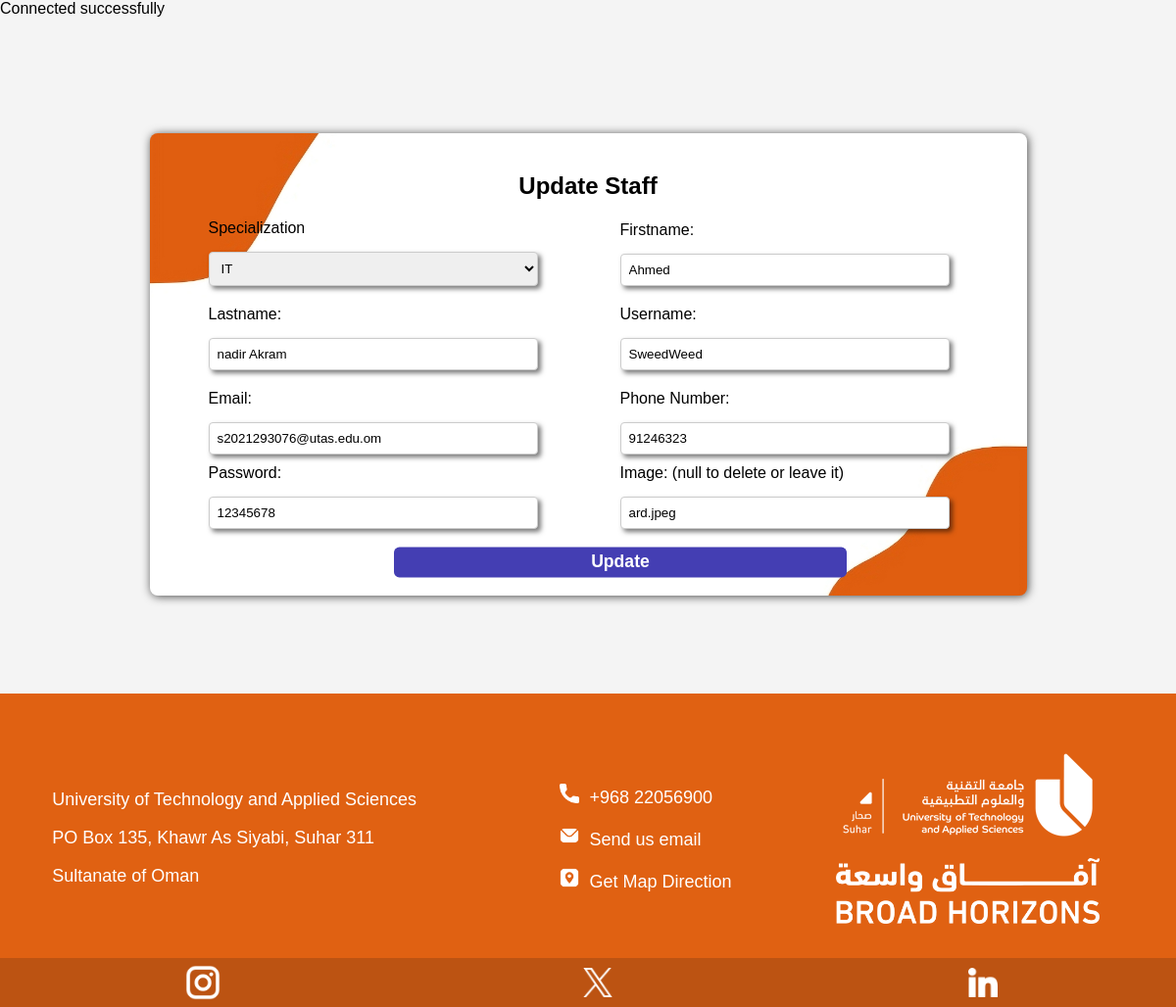
The app's page /adminstaffupdate.php?StID=1 with its own data.
### tables this page shows
CREATE TABLE `staff` (
  `StID` int(11) NOT NULL,
  `STName` varchar(255) NOT NULL,
  `STUsername` varchar(100) NOT NULL,
  `STEmail` varchar(255) NOT NULL,
  `STphone` int(8) NOT NULL,
  `STPassword` varchar(255) NOT NULL,
  `STmajor` varchar(11) NOT NULL,
  `STimg` varchar(1000) DEFAULT NULL
);

### adminstaffupdate.php (the view, shortened to what this page needs)
<?php
include 'dbconnection.php';
if(!empty($_GET['StID'])){
    $StID=$_GET['StID'];
    $sql="SELECT * FROM staff where StID='".$StID."' ;";
    $result=$conn->query($sql);
    $row=$result->fetch(PDO::FETCH_ASSOC);
    $name=$row['STName'];
    $username=$row['STUsername'];
    $email=$row['STEmail'];
    $phone=$row['STphone'];
    $password=$row['STPassword'];
    $img=$row['STimg'];
    $words = explode(' ', $name);
    $firstname = $words[0];
    $lastname = implode(' ', array_slice($words, 1));
}
?>
<!DOCTYPE html>
<html lang="en">
<head>
    <link rel="stylesheet" href="update-info.css">
    <link href="https://unpkg.com/aos@2.3.1/dist/aos.css" rel="stylesheet">
</head>
<body>
    <div class="register-container" data-aos="fade-up" data-aos-duration="800">
        <h2>Update Staff</h2>
        <form method="get">
            <div class="input-group">
                <label for="userSpecialization">Specialization</label>
                <select name="userSpecialization">
                    <option value="IT">IT</option>
                </select>
            </div>
            <div class="input-group">
                <label for="firstname">Firstname:</label>
                <input type="text" name="firstname" value="<?php if( isset($firstname) ) echo $firstname; ?>" required>
            </div>
            <div class="input-group">
                <label for="lastname">Lastname:</label>
                <input type="text" name="lastname" value="<?php if(isset( $lastname )) echo $lastname; ?>" required>
            </div>
            <div class="input-group">
                <label for="username">Username:</label>
                <input type="text" id="username" name="username" value="<?php if(isset($username)) echo $username; ?>" readonly>
            </div>
            <div class="input-group">
                <label for="email">Email:</label>
                <input type="email" id="email" name="email" value="<?php if( isset($email) ) echo $email; ?>" required>
                <label for="password">Password:</label>
                <input type="text" id="password" name="password" value="<?php if( isset($password) ) echo $password; ?>" required>
            </div>
            <div class="input-group">
                <label for="phone">Phone Number:</label>
                <input type="text" name="phone" value="<?php   if( isset($phone) ) echo $phone; ?>" required>
                <label for="img">Image: (null to delete or leave it)</label>
                <input type="text" pattern="^$|<?php if( isset($img) ) echo $img; ?>" name="img" value="<?php   if( isset($img) ) echo $img; ?>">
            </div>
            <button type="submit" class="but" name="update">Update</button>
        </form>
    </div>
    <footer>
        <div class="fotcont">
            <div class="fotcontt">
                <p>University of Technology and Applied Sciences</p>
                <p>PO Box 135, Khawr As Siyabi, Suhar 311</p>
                <p>Sultanate of Oman</p>
            </div>
            <div class="fotcontt">
                <ul class="fcoimg"><img src="img/call.png" width="20px" >&nbsp; +968 22056900</ul>
                <ul class="fcoimg"><img src="img/mail (1).png" width="20px">&nbsp; Send us email</ul>
                <ul class="fcoimg"><img src="img/pin.png" width="20px">&nbsp; Get Map Direction</ul>
            </div>
            <div class="fotcontt1">
                <img class="px" src="img/sohar-white.png"><br><br>
                <img class="px" src="img/broad-white.png">
            </div>
        </div>
        <div>
        <div class="foco">
            <img src="img/instagram (2).png" alt="insta" width="50px">
            <img src="img/twitter.png" alt="X" width="30px">
            <img src="img/linkedin-big-logo.png" alt="linkedin" width="30px">
        </div>
    </div>
    </footer>
</body>
</html>

### update-info.css (style rules this page uses)
body { font-family: Verdana, Geneva, Tahoma, sans-serif; background-color: #f4f4f4; margin: 0; padding: 0; }
.register-container { width: 70%; display: flex; flex-direction: column; align-items: center; margin: 100px auto; background-color: #fff; padding: 20px 35px 20px 20px; border-radius: 8px; box-shadow: 1px 1px 10px rgba(0, 0, 0, 0.7); background-image: url(img/blob-orange-transformed.png); background-repeat: no-repeat; background-size: cover; background-position: center; }
.register-container form { width: 100%; display: flex; flex-direction: row; align-items: flex-end; justify-content: center; flex-wrap: wrap; margin: 0px auto; margin-left: 2.5rem; }
.input-group { margin-bottom: 10px; width: 50%; }
label { display: block; margin-bottom: 5px; }
input[type="text"], input[type="email"], input[type="password"], select { width: 80%; padding: 8px; border: 1px solid #ccc; border-radius: 4px; margin: 10px auto; box-shadow: 3px 3px 5px rgba(0, 0, 0, 0.526); }
.px { max-width: 269px; }
h2 { text-align: center; margin-bottom: 20px; padding-left: 15px; }
button { width: 50%; padding: 10px; background-color: #007bff; color: #fff; border: none; border-radius: 4px; cursor: pointer; transition: background-color 0.3s; }
.but { padding: 5px 25px; font-size: 1rem; color: #fff; font-weight: 600; transition: all .2s; position: relative; border: none; border-radius: 5px; background: #443eb3; transform: scale(1.1); }
.but:before,.but:after { content: ""; position: absolute; top: 50%; background: #e76e22; height: 108%; width: 0; z-index: -1; transition: all .35s; transform: translateY(-50%); }
.but:before { left: 0%; border-radius: 0px 5px 5px 0px; }
.but:after { right: 0%; border-radius: 5px 0px 0px 5px; }

### adminstaffupdate.php (style rules this page uses)
.but { padding: 5px 25px; font-size: 1rem; color: #fff; font-weight: 600; transition: all .2s; position: relative; border: none; border-radius: 5px; background: #443eb3; transform: scale(1.1); }
.but:before,.but:after { content: ""; position: absolute; top: 50%; background: #e76e22; height: 108%; width: 0; z-index: -1; transition: all .35s; transform: translateY(-50%); }
.but:before { left: 0%; border-radius: 0px 5px 5px 0px; }
.but:after { right: 0%; border-radius: 5px 0px 0px 5px; }
.px { max-width: 269px; }
footer { margin-top: 100px; color: white; display: flex; justify-content: center; flex-direction: column; background-color: #e06112; padding: 5% 0% 0% 0%; }
.fotcont { font-size: large; color: white; display: flex; justify-content: space-around; align-items: center; margin-bottom: 25px; margin-right: 25px; }
.fotcontt { color: white; }
.fotcontt1 { max-width: 269px; }
.foco { width: 100%; background-color: #bc5312; color: white; display: flex; box-sizing: border-box; justify-content: space-around; align-content: center; align-items: center; margin-top: 10px; }

### records on screen
staff: firstname "Ahmed", lastname "nadir Akram", username "SweedWeed", email "s2021293076@utas.edu.om", password "12345678", phone "91246323", img "ard.jpeg"
